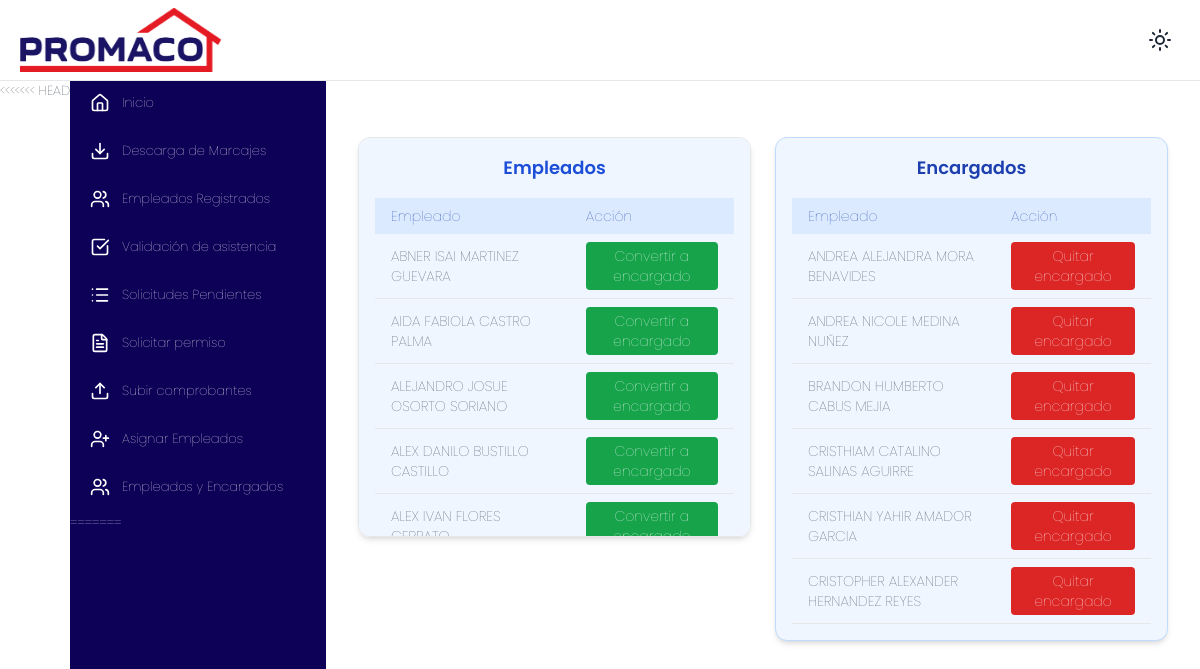
/marcaje/empleados_y_encargados/, run on the app's committed database.
### marcaje/models.py (models this page shows, shortened)
class Empleado(models.Model):
    id_externo = models.IntegerField(unique=True)
    codigo = models.CharField(max_length=20)
    nombre = models.CharField(max_length=100)
    departamento = models.CharField(max_length=100)
    sucursal = models.ForeignKey(Sucursal, on_delete=models.PROTECT)
    es_encargado = models.BooleanField(default=False)
    class Meta:
        verbose_name = "Empleado"
        verbose_name_plural = "Empleados"
        ordering = ['nombre']

### marcaje/views.py (the view)
# urls.py: path('empleados_y_encargados/', views.empleados_y_encargados, name='empleados_y_encargados'),
def empleados_y_encargados(request):
    empleados = Empleado.objects.filter(es_encargado=False)
    encargados = Empleado.objects.filter(es_encargado=True)
    return render(request, 'emp_enc.html', {'empleados': empleados, 'encargados': encargados})

### marcaje/templates/emp_enc.html (shortened to what this page needs)
{% extends 'base.html' %}
{% block content %}
<div id="tablas" class="flex flex-col md:flex-row justify-around gap-6 mt-10 px-4">
    <div id="tabla-empleados" class="bg-blue-50 dark:bg-blue-800 shadow-md rounded-xl border border-gray-200 w-full md:w-1/2 p-4">
        <h2 class="text-lg font-semibold text-center mb-4 text-blue-700 dark:text-blue-200">Empleados</h2>
        <table class="min-w-full table-auto text-sm text-left text-gray-700 dark:text-gray-200">
            <thead class="bg-blue-100 text-blue-800">
                <tr>
                    <th class="px-4 py-2">Empleado</th>
                    <th class="px-4 py-2">Acción</th>
                </tr>
            </thead>
            <tbody>
                {% for emp in empleados %}
                <tr class="hover:bg-gray-50 dark:hover:bg-blue-600 border-b">
                    <td class="px-4 py-2">{{ emp.nombre }}</td>
                    <td class="px-4 py-2">
                        <form method="POST"
                              hx-post="{% url 'convertir_a_encargado' emp.id %}"
                              hx-target="#tablas"
                              hx-swap="innerHTML">
                            <button type="submit" class="bg-green-600 text-white px-3 py-1 rounded hover:bg-green-400 transition text-sm">
                                Convertir a encargado
                            </button>
                        </form>
                    </td>
                </tr>
                {% endfor %}
            </tbody>
        </table>
    </div>
    <div id="tabla-encargados" class="bg-blue-50 dark:bg-blue-800 shadow-md rounded-xl border border-blue-200 w-full md:w-1/2 p-4">
        <h2 class="text-lg font-semibold text-center mb-4 text-blue-800 dark:text-blue-200">Encargados</h2>
        <table class="min-w-full table-auto text-sm text-left text-gray-700 dark:text-gray-200">
            <thead class="bg-blue-100 text-blue-800">
                <tr>
                    <th class="px-4 py-2">Empleado</th>
                    <th class="px-4 py-2">Acción</th>
                </tr>
            </thead>
            <tbody>
                {% for encargado in encargados %}
                <tr class="hover:bg-gray-50 dark:hover:bg-blue-600 border-b">
                    <td class="px-4 py-2">{{ encargado.nombre }}</td>
                    <td class="px-4 py-2">
                        <form method="POST"
                              hx-post="{% url 'convertir_a_empleado' encargado.id %}"
                              hx-target="#tablas"
                              hx-swap="innerHTML">
                            <button type="submit" class="bg-red-600 text-white px-3 py-1 rounded hover:bg-red-700 transition text-sm">
                                Quitar encargado
                            </button>
                        </form>
                    </td>
                </tr>
                {% endfor %}
            </tbody>
        </table>
    </div>
</div>
{% endblock %}

### static/styles/menu.css (style rules this page uses)
* { font-family: "Poppins", serif; font-weight: 100; font-style: normal; }
body { font-size: 13px; }
div#tabla-empleados { overflow: auto; max-height: 400px; }

### data on the page
Empleado: nombre "ABNER ISAI MARTINEZ GUEVARA"
Empleado: nombre "AIDA FABIOLA CASTRO PALMA"
Empleado: nombre "ALEJANDRO JOSUE OSORTO SORIANO"
Empleado: nombre "ALEX DANILO BUSTILLO CASTILLO"
Empleado: nombre "ALEX IVAN FLORES…"
Empleado: nombre "ANDREA ALEJANDRA MORA BENAVIDES"
Empleado: nombre "ANDREA NICOLE MEDINA NUÑEZ"
Empleado: nombre "BRANDON HUMBERTO CABUS MEJIA"
Empleado: nombre "CRISTHIAM CATALINO SALINAS AGUIRRE"
Empleado: nombre "CRISTHIAN YAHIR AMADOR GARCIA"
Empleado: nombre "CRISTOPHER ALEXANDER HERNANDEZ REYES"
